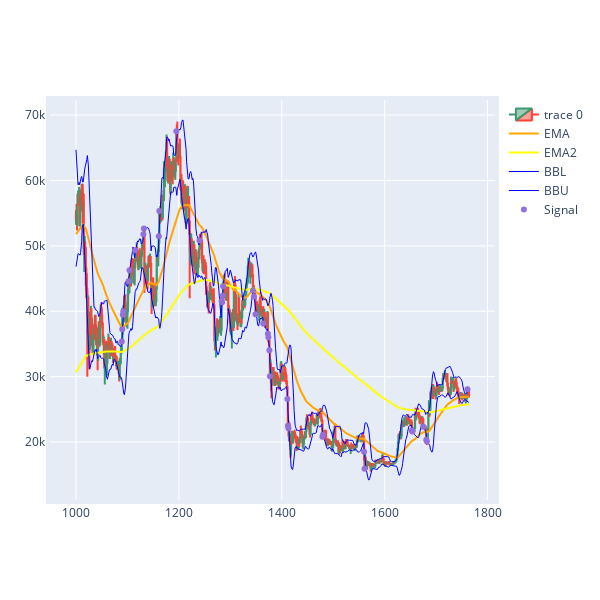

Notebook code for this chart:
### Code cell
import plotly.graph_objects as go
from plotly.subplots import make_subplots
from datetime import datetime

dfpl = dfSPY[1000:3200].copy()
#dfpl=dfpl.drop(columns=['level_0'])#!!!!!!!!!!
#dfpl.reset_index(inplace=True)
fig = go.Figure(data=[go.Candlestick(x=dfpl.index,
                open=dfpl['Open'],
                high=dfpl['High'],
                low=dfpl['Low'],
                close=dfpl['Close']),
                go.Scatter(x=dfpl.index, y=dfpl.EMA, line=dict(color='orange', width=2), name="EMA"),
                go.Scatter(x=dfpl.index, y=dfpl.EMA2, line=dict(color='yellow', width=2), name="EMA2"),        
                go.Scatter(x=dfpl.index, y=dfpl['BBL_14_2.0'], line=dict(color='blue', width=1), name="BBL"),
                go.Scatter(x=dfpl.index, y=dfpl['BBU_14_2.0'], line=dict(color='blue', width=1), name="BBU")]
                # ,figsize=(12,5)
                )

fig.add_scatter(x=dfpl.index, y=dfpl['pointposbreak'], mode="markers",
                marker=dict(size=6, color="MediumPurple"),
                name="Signal")
#fig.update(layout_yaxis_range = [300,420])
fig.update_xaxes(rangeslider_visible=False)
fig.update_layout(autosize=False, width=600, height=600,margin=dict(l=50,r=50,b=100,t=100,pad=4), paper_bgcolor="white")
fig.show()

### Figure 1 — Plotly figure (JSON) as saved in the notebook; plotly's stock layout.template omitted (floating-point values rounded to 4 significant figures; data arrays with more than 128 entries replaced by an {"elided": "..."} marker saying what was removed)
{"data": [{"close": {"elided": "765 float values"}, "high": {"elided": "765 float values"}, "low": {"elided": "765 float values"}, "open": {"elided": "765 float values"}, "type": "candlestick", "x": {"elided": "765 int values"}}, {"line": {"color": "orange", "width": 2}, "name": "EMA", "type": "scatter", "x": {"elided": "765 int values"}, "y": {"elided": "765 float values"}}, {"line": {"color": "yellow", "width": 2}, "name": "EMA2", "type": "scatter", "x": {"elided": "765 int values"}, "y": {"elided": "765 float values"}}, {"line": {"color": "blue", "width": 1}, "name": "BBL", "type": "scatter", "x": {"elided": "765 int values"}, "y": {"elided": "765 float values"}}, {"line": {"color": "blue", "width": 1}, "name": "BBU", "type": "scatter", "x": {"elided": "765 int values"}, "y": {"elided": "765 float values"}}, {"marker": {"color": "MediumPurple", "size": 6}, "mode": "markers", "name": "Signal", "type": "scatter", "x": {"elided": "765 int values"}, "y": {"elided": "765 float values"}}], "layout": {"autosize": false, "height": 600, "margin": {"b": 100, "l": 50, "pad": 4, "r": 50, "t": 100}, "paper_bgcolor": "white", "width": 600, "xaxis": {"rangeslider": {"visible": false}}}}
